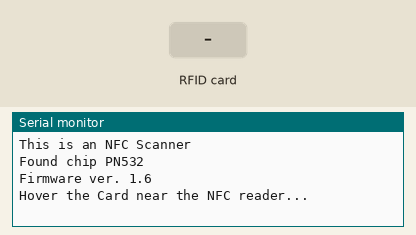
Bench run of a sketch on a simulated Arduino Uno, built with avr-gcc and run on an emulated ATmega328P. Parts: the last lines printed to the serial monitor. The test bench sets the inputs (shaded band).

Above: at 1.2 s.
1.3 s: RFID card 5E 7A 19 C4 held to the reader
At 1.46 s:
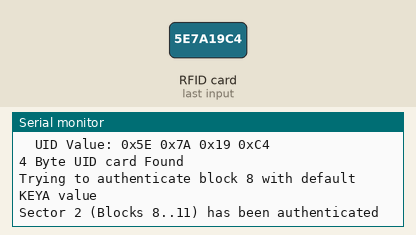
At 2.9 s:
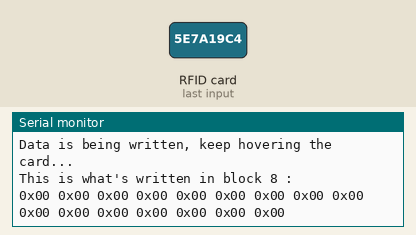

Measured:
- after the input at 1.3 s, the serial monitor: prints a new line at once (image 1)

The sketch:

writeDataNFC.ino
```cpp
#include <Wire.h>
#include <SPI.h>
#include <Adafruit_PN532.h>

#define PN532_IRQ   (2)
#define PN532_RESET (3)
Adafruit_PN532 nfc(PN532_IRQ, PN532_RESET);


void setup(void) {
  Serial.begin(9600);
  Serial.println("This is an NFC Scanner");

  nfc.begin();

  uint32_t versiondata = nfc.getFirmwareVersion();
  if (! versiondata) {
    Serial.print("PN532 Board Not Found");
    while (1); // program stop
  }
  //Data found
  Serial.print("Found chip PN5"); Serial.println((versiondata>>24) & 0xFF, HEX);
  Serial.print("Firmware ver. "); Serial.print((versiondata>>16) & 0xFF, DEC);
  Serial.print('.'); Serial.println((versiondata>>8) & 0xFF, DEC);

  nfc.SAMConfig();

  Serial.println("Hover the Card near the NFC reader...");
}


void loop(void) {
  uint8_t success;
  uint8_t uid[] = { 0, 0, 0, 0, 0, 0, 0 };
  uint8_t uidLength;

  success = nfc.readPassiveTargetID(PN532_MIFARE_ISO14443A, uid, &uidLength);

  if (success) {
    Serial.println("Card Found");
    Serial.print("  UID Length: ");Serial.print(uidLength, DEC);Serial.println(" bytes");
    Serial.print("  UID Value: ");
    nfc.PrintHex(uid, uidLength);
    Serial.println("");

    if (uidLength == 4){
      // 4 byte card (mifare classic)
      Serial.println("4 Byte UID card Found");

      Serial.println("Trying to authenticate block 8 with default KEYA value"); //block 8 usually is the 1st block to be written on
      uint8_t keya[6] = { 0xFF, 0xFF, 0xFF, 0xFF, 0xFF, 0xFF };
     success = nfc.mifareclassic_AuthenticateBlock(uid, uidLength, 8, 0, keya);

      if (success)
      {
        Serial.println("Sector 2 (Blocks 8..11) has been authenticated"); //data usually inserted from sector 2 onwards
        uint8_t data[16];

        Serial.println("Writing Block 8:...");
        //Writing Data into block 8
        memcpy(data, (const uint8_t[]){ 'B','I','N','U','S','2','0','2','4', 0, 0, 0, 0, 0, 0 ,0}, sizeof data);
        success = nfc.mifareclassic_WriteDataBlock (8, data); //blok 8
        Serial.println("Data is being written, keep hovering the card...");
        Serial.println("");

        // test write data
        success = nfc.mifareclassic_ReadDataBlock(8, data);

        if (success){
          //sucessful read
          Serial.println("This is what's written in block 8 : ");
          nfc.PrintHexChar(data, 16);
          Serial.println("");

          delay(1000);
        }
        else{
          Serial.println("Block 8 unable to be read, please try again with another key");

        }
      }
      else{
        Serial.println("Authentication Failed, please try again with another key");
      }
    }
  }
}
```
